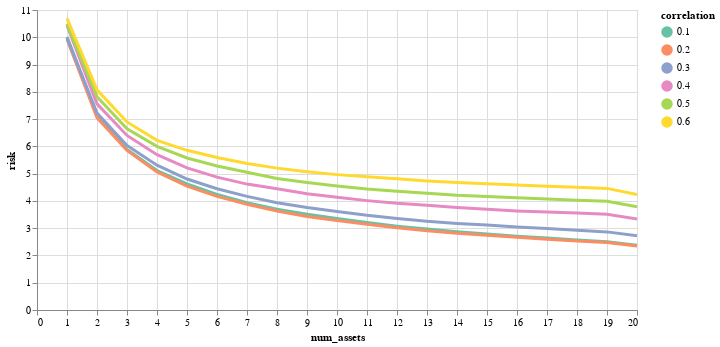

The code cell stored with this chart in its notebook:
### Code cell
chart = alt.Chart(data=stacked)

highlight = alt.selection(type="single", on="mouseover",
                          fields=["correlation"], nearest=True)

base = chart.encode(
            alt.X("num_assets:Q"),
            alt.Y("risk:Q"),
            alt.Color("correlation:N", scale=alt.Scale(scheme="set2")))

points = base.mark_circle().encode(
    opacity=alt.value(0)
).add_selection(
    highlight
).properties(
    width=600
)

lines = base.mark_line().encode(
    size=alt.condition(~highlight, alt.value(1), alt.value(3))
)

points + lines

### Figure 1 — Vega-Lite specification as saved in the notebook (floating-point values rounded to 4 significant figures)
{"$schema": "https://vega.github.io/schema/vega-lite/v2.6.0.json", "config": {"view": {"height": 300, "width": 400}}, "datasets": {"data-dd33e2b4685fc9c205ceaaaebef3168d": [{"correlation": 0.1, "num_assets": 1, "risk": 10.02, "risk_level": 10}, {"correlation": 0.2, "num_assets": 1, "risk": 9.929, "risk_level": 10}, {"correlation": 0.3, "num_assets": 1, "risk": 9.98, "risk_level": 10}, {"correlation": 0.4, "num_assets": 1, "risk": 10.43, "risk_level": 10}, {"correlation": 0.5, "num_assets": 1, "risk": 10.49, "risk_level": 10}, {"correlation": 0.6, "num_assets": 1, "risk": 10.69, "risk_level": 10}, {"correlation": 0.1, "num_assets": 2, "risk": 7.145, "risk_level": 10}, {"correlation": 0.2, "num_assets": 2, "risk": 7.055, "risk_level": 10}, {"correlation": 0.3, "num_assets": 2, "risk": 7.219, "risk_level": 10}, {"correlation": 0.4, "num_assets": 2, "risk": 7.56, "risk_level": 10}, {"correlation": 0.5, "num_assets": 2, "risk": 7.822, "risk_level": 10}, {"correlation": 0.6, "num_assets": 2, "risk": 8.071, "risk_level": 10}, {"correlation": 0.1, "num_assets": 3, "risk": 5.883, "risk_level": 10}, {"correlation": 0.2, "num_assets": 3, "risk": 5.849, "risk_level": 10}, {"correlation": 0.3, "num_assets": 3, "risk": 6.035, "risk_level": 10}, {"correlation": 0.4, "num_assets": 3, "risk": 6.401, "risk_level": 10}, {"correlation": 0.5, "num_assets": 3, "risk": 6.646, "risk_level": 10}, {"correlation": 0.6, "num_assets": 3, "risk": 6.896, "risk_level": 10}, {"correlation": 0.1, "num_assets": 4, "risk": 5.113, "risk_level": 10}, {"correlation": 0.2, "num_assets": 4, "risk": 5.063, "risk_level": 10}, {"correlation": 0.3, "num_assets": 4, "risk": 5.309, "risk_level": 10}, {"correlation": 0.4, "num_assets": 4, "risk": 5.697, "risk_level": 10}, {"correlation": 0.5, "num_assets": 4, "risk": 6.001, "risk_level": 10}, {"correlation": 0.6, "num_assets": 4, "risk": 6.222, "risk_level": 10}, {"correlation": 0.1, "num_assets": 5, "risk": 4.625, "risk_level": 10}, {"correlation": 0.2, "num_assets": 5, "risk": 4.544, "risk_level": 10}, {"correlation": 0.3, "num_assets": 5, "risk": 4.803, "risk_level": 10}, {"correlation": 0.4, "num_assets": 5, "risk": 5.212, "risk_level": 10}, {"correlation": 0.5, "num_assets": 5, "risk": 5.573, "risk_level": 10}, {"correlation": 0.6, "num_assets": 5, "risk": 5.855, "risk_level": 10}, {"correlation": 0.1, "num_assets": 6, "risk": 4.236, "risk_level": 10}, {"correlation": 0.2, "num_assets": 6, "risk": 4.164, "risk_level": 10}, {"correlation": 0.3, "num_assets": 6, "risk": 4.445, "risk_level": 10}, {"correlation": 0.4, "num_assets": 6, "risk": 4.873, "risk_level": 10}, {"correlation": 0.5, "num_assets": 6, "risk": 5.282, "risk_level": 10}, {"correlation": 0.6, "num_assets": 6, "risk": 5.595, "risk_level": 10}, {"correlation": 0.1, "num_assets": 7, "risk": 3.938, "risk_level": 10}, {"correlation": 0.2, "num_assets": 7, "risk": 3.875, "risk_level": 10}, {"correlation": 0.3, "num_assets": 7, "risk": 4.166, "risk_level": 10}, {"correlation": 0.4, "num_assets": 7, "risk": 4.616, "risk_level": 10}, {"correlation": 0.5, "num_assets": 7, "risk": 5.047, "risk_level": 10}, {"correlation": 0.6, "num_assets": 7, "risk": 5.374, "risk_level": 10}, {"correlation": 0.1, "num_assets": 8, "risk": 3.695, "risk_level": 10}, {"correlation": 0.2, "num_assets": 8, "risk": 3.632, "risk_level": 10}, {"correlation": 0.3, "num_assets": 8, "risk": 3.933, "risk_level": 10}, {"correlation": 0.4, "num_assets": 8, "risk": 4.443, "risk_level": 10}, {"correlation": 0.5, "num_assets": 8, "risk": 4.822, "risk_level": 10}, {"correlation": 0.6, "num_assets": 8, "risk": 5.202, "risk_level": 10}, {"correlation": 0.1, "num_assets": 9, "risk": 3.513, "risk_level": 10}, {"correlation": 0.2, "num_assets": 9, "risk": 3.431, "risk_level": 10}, {"correlation": 0.3, "num_assets": 9, "risk": 3.759, "risk_level": 10}, {"correlation": 0.4, "num_assets": 9, "risk": 4.265, "risk_level": 10}, {"correlation": 0.5, "num_assets": 9, "risk": 4.674, "risk_level": 10}, {"correlation": 0.6, "num_assets": 9, "risk": 5.071, "risk_level": 10}, {"correlation": 0.1, "num_assets": 10, "risk": 3.356, "risk_level": 10}, {"correlation": 0.2, "num_assets": 10, "risk": 3.278, "risk_level": 10}, {"correlation": 0.3, "num_assets": 10, "risk": 3.611, "risk_level": 10}, {"correlation": 0.4, "num_assets": 10, "risk": 4.133, "risk_level": 10}, {"correlation": 0.5, "num_assets": 10, "risk": 4.543, "risk_level": 10}, {"correlation": 0.6, "num_assets": 10, "risk": 4.964, "risk_level": 10}, {"correlation": 0.1, "num_assets": 11, "risk": 3.21, "risk_level": 10}, {"correlation": 0.2, "num_assets": 11, "risk": 3.142, "risk_level": 10}, {"correlation": 0.3, "num_assets": 11, "risk": 3.47, "risk_level": 10}, {"correlation": 0.4, "num_assets": 11, "risk": 4.011, "risk_level": 10}, {"correlation": 0.5, "num_assets": 11, "risk": 4.433, "risk_level": 10}, {"correlation": 0.6, "num_assets": 11, "risk": 4.882, "risk_level": 10}, {"correlation": 0.1, "num_assets": 12, "risk": 3.076, "risk_level": 10}, {"correlation": 0.2, "num_assets": 12, "risk": 3.015, "risk_level": 10}, {"correlation": 0.3, "num_assets": 12, "risk": 3.356, "risk_level": 10}, {"correlation": 0.4, "num_assets": 12, "risk": 3.911, "risk_level": 10}, {"correlation": 0.5, "num_assets": 12, "risk": 4.358, "risk_level": 10}, {"correlation": 0.6, "num_assets": 12, "risk": 4.809, "risk_level": 10}, {"correlation": 0.1, "num_assets": 13, "risk": 2.966, "risk_level": 10}, {"correlation": 0.2, "num_assets": 13, "risk": 2.909, "risk_level": 10}, {"correlation": 0.3, "num_assets": 13, "risk": 3.251, "risk_level": 10}, {"correlation": 0.4, "num_assets": 13, "risk": 3.842, "risk_level": 10}, {"correlation": 0.5, "num_assets": 13, "risk": 4.285, "risk_level": 10}, {"correlation": 0.6, "num_assets": 13, "risk": 4.734, "risk_level": 10}, {"correlation": 0.1, "num_assets": 14, "risk": 2.872, "risk_level": 10}, {"correlation": 0.2, "num_assets": 14, "risk": 2.817, "risk_level": 10}, {"correlation": 0.3, "num_assets": 14, "risk": 3.172, "risk_level": 10}, {"correlation": 0.4, "num_assets": 14, "risk": 3.758, "risk_level": 10}, {"correlation": 0.5, "num_assets": 14, "risk": 4.209, "risk_level": 10}, {"correlation": 0.6, "num_assets": 14, "risk": 4.674, "risk_level": 10}, {"correlation": 0.1, "num_assets": 15, "risk": 2.787, "risk_level": 10}, {"correlation": 0.2, "num_assets": 15, "risk": 2.741, "risk_level": 10}, {"correlation": 0.3, "num_assets": 15, "risk": 3.113, "risk_level": 10}, {"correlation": 0.4, "num_assets": 15, "risk": 3.696, "risk_level": 10}, {"correlation": 0.5, "num_assets": 15, "risk": 4.158, "risk_level": 10}, {"correlation": 0.6, "num_assets": 15, "risk": 4.625, "risk_level": 10}, {"correlation": 0.1, "num_assets": 16, "risk": 2.709, "risk_level": 10}, {"correlation": 0.2, "num_assets": 16, "risk": 2.664, "risk_level": 10}, {"correlation": 0.3, "num_assets": 16, "risk": 3.046, "risk_level": 10}, {"correlation": 0.4, "num_assets": 16, "risk": 3.634, "risk_level": 10}, {"correlation": 0.5, "num_assets": 16, "risk": 4.117, "risk_level": 10}, {"correlation": 0.6, "num_assets": 16, "risk": 4.58, "risk_level": 10}, {"correlation": 0.1, "num_assets": 17, "risk": 2.637, "risk_level": 10}, {"correlation": 0.2, "num_assets": 17, "risk": 2.593, "risk_level": 10}, {"correlation": 0.3, "num_assets": 17, "risk": 2.986, "risk_level": 10}, {"correlation": 0.4, "num_assets": 17, "risk": 3.596, "risk_level": 10}, {"correlation": 0.5, "num_assets": 17, "risk": 4.068, "risk_level": 10}, {"correlation": 0.6, "num_assets": 17, "risk": 4.54, "risk_level": 10}, {"correlation": 0.1, "num_assets": 18, "risk": 2.569, "risk_level": 10}, {"correlation": 0.2, "num_assets": 18, "risk": 2.529, "risk_level": 10}, {"correlation": 0.3, "num_assets": 18, "risk": 2.925, "risk_level": 10}, {"correlation": 0.4, "num_assets": 18, "risk": 3.556, "risk_level": 10}, {"correlation": 0.5, "num_assets": 18, "risk": 4.026, "risk_level": 10}, {"correlation": 0.6, "num_assets": 18, "risk": 4.5, "risk_level": 10}, {"correlation": 0.1, "num_assets": 19, "risk": 2.501, "risk_level": 10}, {"correlation": 0.2, "num_assets": 19, "risk": 2.472, "risk_level": 10}, {"correlation": 0.3, "num_assets": 19, "risk": 2.864, "risk_level": 10}, {"correlation": 0.4, "num_assets": 19, "risk": 3.515, "risk_level": 10}, {"correlation": 0.5, "num_assets": 19, "risk": 3.985, "risk_level": 10}, {"correlation": 0.6, "num_assets": 19, "risk": 4.459, "risk_level": 10}, {"correlation": 0.1, "num_assets": 20, "risk": 2.376, "risk_level": 10}, {"correlation": 0.2, "num_assets": 20, "risk": 2.349, "risk_level": 10}, {"correlation": 0.3, "num_assets": 20, "risk": 2.721, "risk_level": 10}, {"correlation": 0.4, "num_assets": 20, "risk": 3.339, "risk_level": 10}, {"correlation": 0.5, "num_assets": 20, "risk": 3.786, "risk_level": 10}, {"correlation": 0.6, "num_assets": 20, "risk": 4.236, "risk_level": 10}]}, "layer": [{"data": {"name": "data-dd33e2b4685fc9c205ceaaaebef3168d"}, "encoding": {"color": {"field": "correlation", "scale": {"scheme": "set2"}, "type": "nominal"}, "opacity": {"value": 0}, "x": {"field": "num_assets", "type": "quantitative"}, "y": {"field": "risk", "type": "quantitative"}}, "mark": "circle", "selection": {"selector006": {"empty": "all", "fields": ["correlation"], "nearest": true, "on": "mouseover", "resolve": "global", "type": "single"}}, "width": 600}, {"data": {"name": "data-dd33e2b4685fc9c205ceaaaebef3168d"}, "encoding": {"color": {"field": "correlation", "scale": {"scheme": "set2"}, "type": "nominal"}, "size": {"condition": {"selection": {"not": "selector006"}, "value": 1}, "value": 3}, "x": {"field": "num_assets", "type": "quantitative"}, "y": {"field": "risk", "type": "quantitative"}}, "mark": "line"}]}
